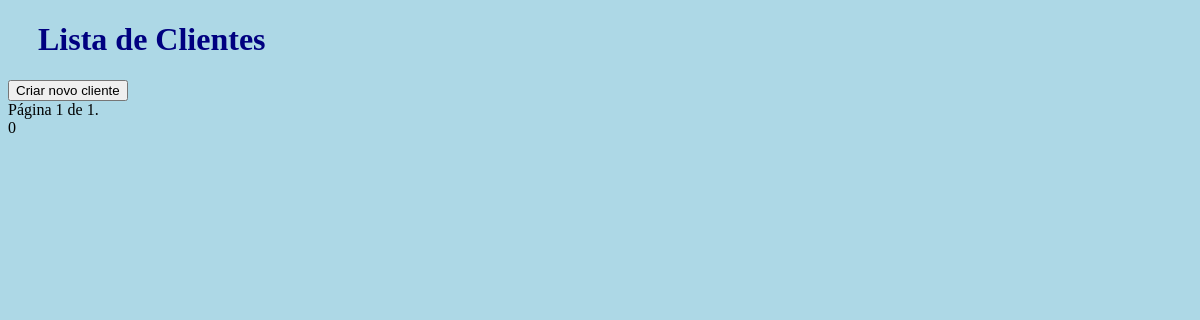
The page /clientes/classlist/ on the database as committed earlier.
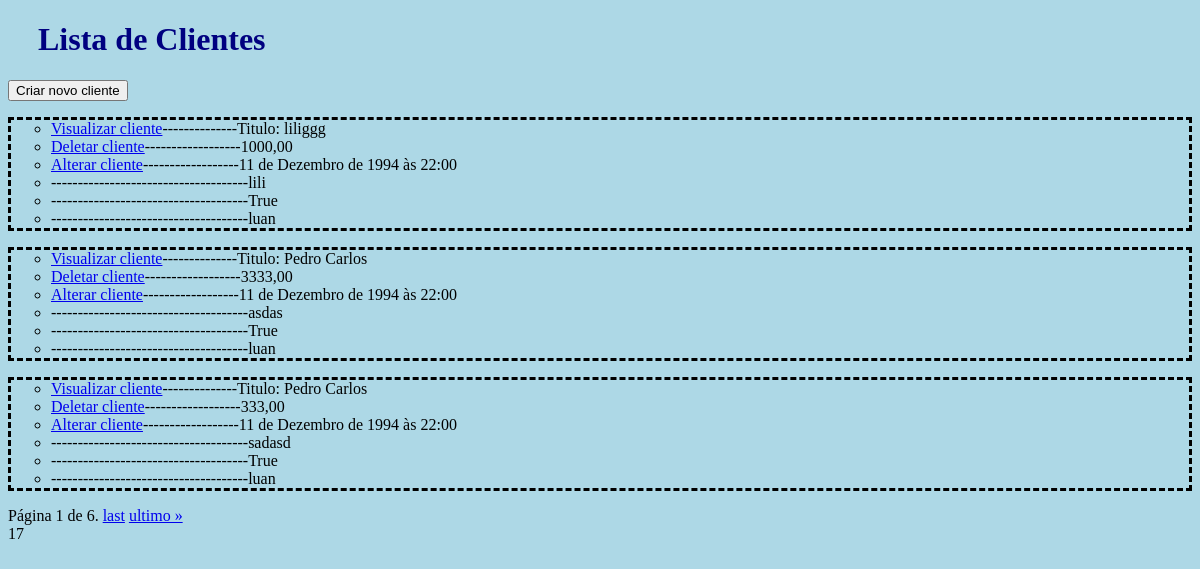
The same page on the database as committed later.
### class/models.py (models this page shows)
class Cliente(models.Model):
    titulo = models.CharField(max_length=100)
    descricao = models.TextField(blank=True, null=True)
    data_evento = models.DateTimeField(verbose_name='Data do Evento')
    salario = models.DecimalField(max_digits=6, decimal_places=2, blank=True, null=True)
    habilitado = models.BooleanField(default=True, blank=True)
    data_criacao = models.DateTimeField(auto_now=True, verbose_name='Data de Criação')
    usuario = models.ForeignKey(User, on_delete=models.CASCADE)

### class/views.py (the view)
# urls.py: path('classlist/', views.ClienteList.as_view(), name='urls'),
class ClienteList(ListView):
   model = Cliente
   paginate_by = 3

### templates/class/cliente_list.html (shortened to what this page needs)
<!DOCTYPE html>
{% load static %}
<html lang="pt-br">
<head>
    <link rel="stylesheet" href="{% static 'css/style.css' %}">
</head>
<body>
<h1>Lista de Clientes</h1>
 <input type="submit" onclick="location.href = '{% url 'class:list_create' %}'" value="Criar novo cliente">
    {% for cliente in page_obj %}
    {% include 'class/cliente_in_list.html' %}
    {% endfor %}
    {% include 'pagination.html' %}
{{ page_obj.paginator.count }}
</body>
</html>

### templates/class/cliente_in_list.html
<ul>
    <li><a href = "{% url 'class:list_detail' pk=cliente.id %}">Visualizar cliente<a/>--------------Titulo: {{ cliente.titulo }}
</li>
    <li><a href = "{% url 'class:list_delete' pk=cliente.id %}">Deletar cliente<a/>------------------{{ cliente.salario}}
</li>
    <li><a href = "{% url 'class:list_update' pk=cliente.id %}">Alterar cliente<a/>------------------{{ cliente.data_evento}}
</li>
    <li>-------------------------------------{{ cliente.descricao}}</li>
    <li>-------------------------------------{{ cliente.habilitado}}</li>
    <li>-------------------------------------{{ cliente.usuario}}</li>
    </ul>

Rows that differ between the two databases and show on the page:
added Cliente: titulo "liliggg", salario "1000,00", data_evento "11 de Dezembro de 1994 às 22:00", descricao "lili", habilitado "True", usuario "luan"
added Cliente: titulo "Pedro Carlos", salario "3333,00", data_evento "11 de Dezembro de 1994 às 22:00", descricao "asdas", habilitado "True", usuario "luan"
added Cliente: titulo "Pedro Carlos", salario "333,00", data_evento "11 de Dezembro de 1994 às 22:00", descricao "sadasd", habilitado "True", usuario "luan"
Other text that changed with them:
{{ page_obj.paginator.num_pages }}: "1" → "6"
{{ page_obj.paginator.count }}: "0" → "17"
text now shown: "last ultimo »"
